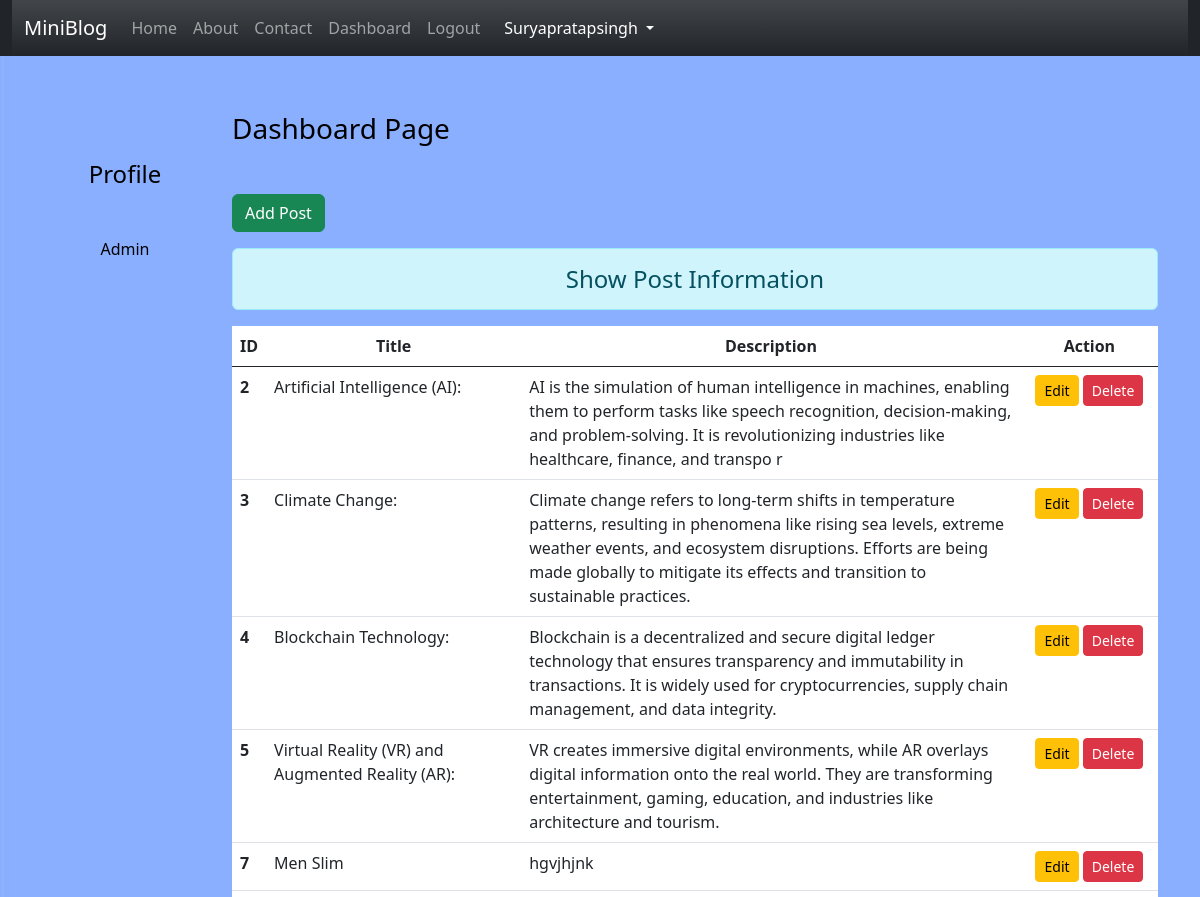
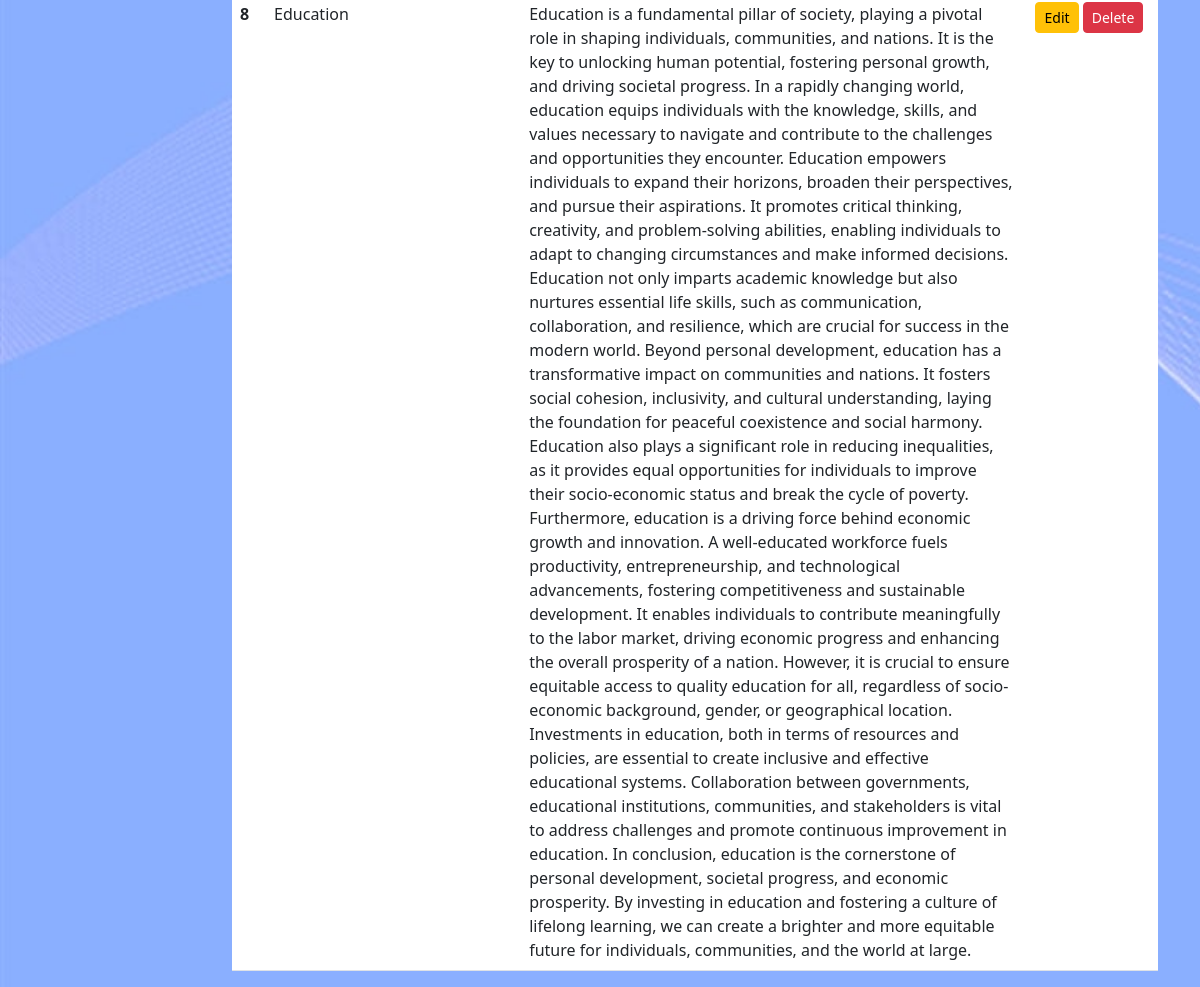
The page /dashboard/ (signed in) on the database its author committed (2 pictures, top to bottom).
### blog/models.py (models this page shows)
class Post(models.Model):
    title=models.CharField(max_length=150)
    desc=models.TextField()

### blog/views.py (the view)
# urls.py: path('dashboard/',views.dashboard,name="dashboard"),
def dashboard(request):
    if request.user.is_authenticated:
        posts=Post.objects.all()
        user=request.user
        full_name=user.get_full_name()
        gps=user.groups.all()
        return render(request,'blog/dashboard.html',{'posts':posts,'full_name':full_name,'groups':gps})
    else:
        return HttpResponseRedirect('/login/')

### blog/templates/blog/dashboard.html (shortened to what this page needs)
{% extends 'blog/base.html' %}
{% load static %}
{% block side %}
    <div class="col-sm-2 text-black my-5 text-center">
        <h4 class="my-5">Profile</h4>
        {% for group in groups  %}
            <p> {{group.name}}</p>
        {% endfor %}
    </div>
{% endblock side %}
{% block content %}
<div class="col-sm-10">
    <h3 class="text-black my-5">Dashboard Page</h3>
    <a href="{% url 'addpost' %}"class="btn btn-success">Add Post </a>
    <h4 class="text-center alert alert-info mt-3">Show Post Information</h4>
    {% if posts %}
    <table class="table table-hover bg-white">
        <thead>
            <tr class="text-center">
                <th scope="col" style="width:2%">ID</th>
                <th scope="col" style="width:28%">Title</th>
                <th scope="col" style="width:55%">Description</th>
                <th scope="col" style="width:15%">Action</th>
            </tr>
        </thead>
        <tbody>
            {% for post in posts %}
            <tr>
                <th scope="row">{{ post.id }}</th>
                <td>{{ post.title }}</td>
                <td>{{ post.desc }}</td>
                <td class="text-center">
                    <a href="{% url 'updatepost' post.id %}" class="btn btn-warning btn-sm">Edit</a>
                    {% if perms.blog.delete_post %}
                    <form action="{% url 'deletepost' post.id %}" method="post" class="d-inline">
                        <input type="submit" class="btn btn-danger btn-sm" value="Delete">
                    </form>
                    {% endif %}
                </td>
            </tr>
            {% endfor %}
        </tbody>
    </table>
    {% else %}
    <h4 class="text-center alert alert-warning">No posts available.</h4>
    {% endif %}
</div>
{% endblock content %}

### blog/templates/blog/navbar.html (shortened to what this page needs)
<nav class="navbar navbar-expand-lg navbar-dark bg-gradient">
    <div class="container-fluid">
      <a class="navbar-brand" href="{% url 'miniblog1' %}">MiniBlog</a>
      <div class="collapse navbar-collapse" id="navbarNav">
        <ul class="navbar-nav">
          <li class="nav-item">
            <a class="nav-link" aria-current="page" href="{% url 'home' %}">Home</a>
          </li>
          <li class="nav-item">
            <a class="nav-link" href="{% url 'about' %}">About</a>
          </li>
          {% if request.user.is_authenticated %}
          <li class="nav-item">
            <a class="nav-link" href="{% url 'contact' %}">Contact</a>
          </li>
          <li class="nav-item">
            <a class="nav-link" href="{% url 'dashboard'%}">Dashboard</a>
          </li>
          <li class="nav-item">
            <a class="nav-link" href="{% url 'logout'%} ">Logout</a>
          </li>
          <li class="nav-item dropdown mx-2">
            <a class="nav-link dropdown-toggle text-white" href="#" id="profileDropdown" role="button"
              data-bs-toggle="dropdown" aria-expanded="false">
              <span class="text-capitalize">{{request.user.username|capfirst}}</span>
            </a>
          </li>
          {% endif %}
        </ul>
      </div>
    </div>
  </nav>

### rows shown on the page
Post: id "2", title "Artificial Intelligence (AI):", desc "AI is the simulation of human intelligence in machines, enabling them to perform tasks like speech recognition, decision-making, and problem-solving. It is revolutionizing industries like healthcare, finance, and transpo r"
Post: id "3", title "Climate Change:", desc "Climate change refers to long-term shifts in temperature patterns, resulting in phenomena like rising sea levels, extreme weather events, and ecosystem disruptions. Efforts are being made globally to mitigate its effects and transition to sustainable practices."
Post: id "4", title "Blockchain Technology:", desc "Blockchain is a decentralized and secure digital ledger technology that ensures transparency and immutability in transactions. It is widely used for cryptocurrencies, supply chain management, and data integrity."
Post: id "5", title "Virtual Reality (VR) and Augmented Reality (AR):", desc "VR creates immersive digital environments, while AR overlays digital information onto the real world. They are transforming entertainment, gaming, education, and industries like architecture and tourism."
Post: id "7", title "Men Slim", desc "hgvjhjnk"
Post: id "8", title "Education", desc "Education is a fundamental pillar of society, playing a pivotal role in shaping individuals, communities, and nations. It is the key to unlocking human potential, fostering personal growth, and driving societal progress. In a rapidly changing world, education equips individuals with the knowledge, skills, and values necessary to navigate and contribute to the challenges and opportunities they encounter. Education empowers individuals to expand their horizons, broaden their perspectives, and pursue their aspirations. It promotes critical thinking, creativity, and problem-solving abilities, enabling individuals to adapt to changing circumstances and make informed decisions. Education not only…"

### other values the page prints
{{ request.user.username|capfirst }} "Suryapratapsingh"
{{ group.name }} "Admin"
